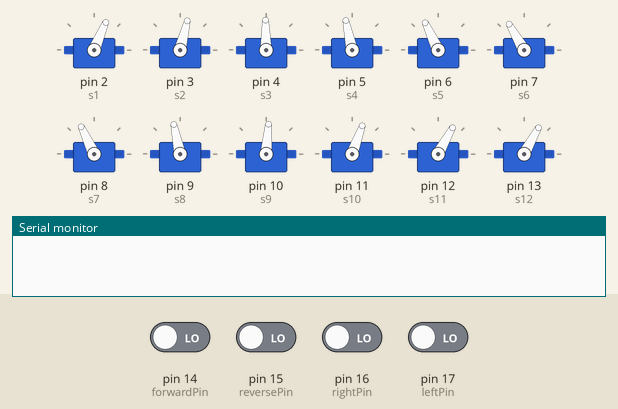
Simulated run of this sketch. Board: Arduino Uno, built with avr-gcc and run on an emulated ATmega328P. On the bench: 12 × servo, the last lines printed to the serial monitor. Inputs (shaded band) come from the test bench; at power-on: pin 14 (forwardPin), pin 15 (reversePin), pin 16 (rightPin), pin 17 (leftPin) LOW.

Above: at 6.2 s.
6.3 s: pin 14 (forwardPin) driven HIGH
At 6.46 s:
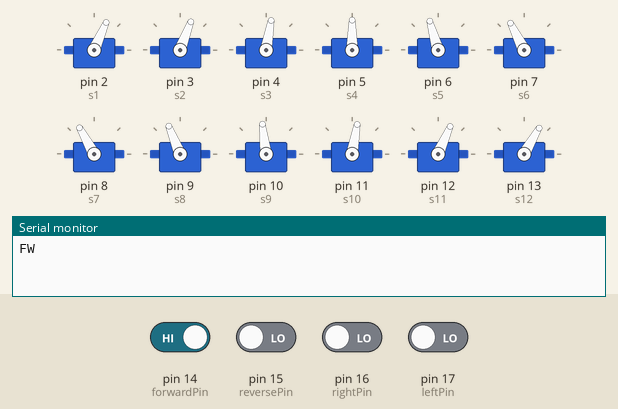
At 7.06 s:
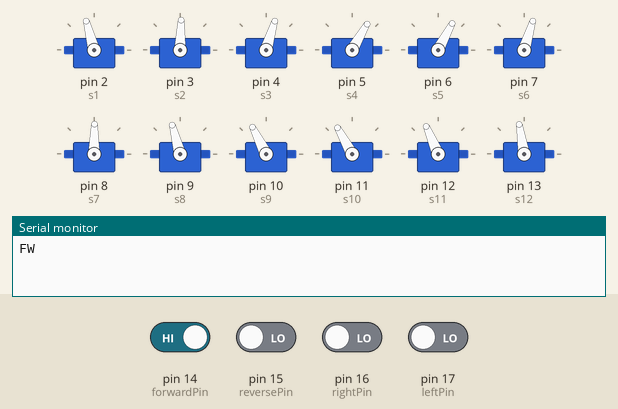
9.3 s: pin 15 (reversePin) driven HIGH
At 9.47 s:
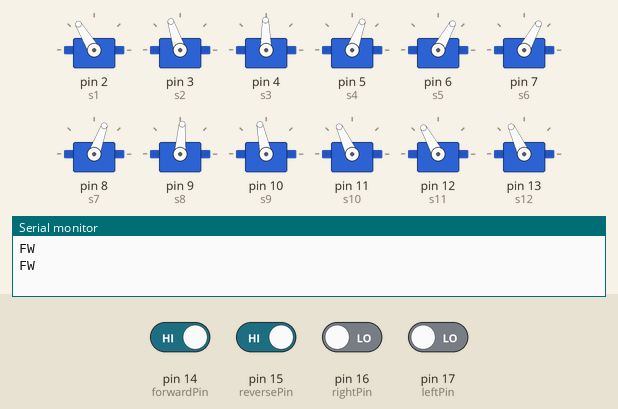
12.3 s: pin 14 (forwardPin) driven LOW and pin 15 (reversePin) driven LOW and pin 16 (rightPin) driven HIGH and pin 17 (leftPin) driven HIGH
At 13.08 s:
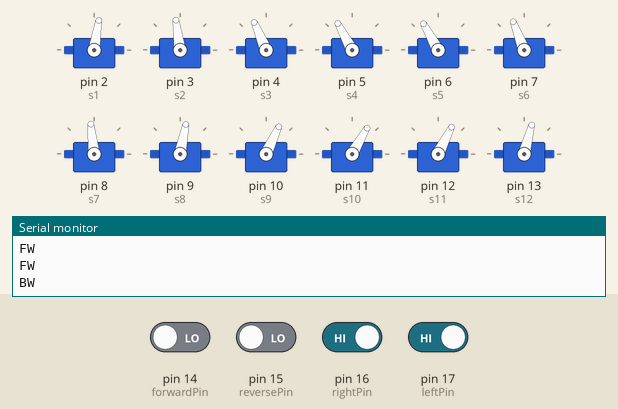
15.3 s: pin 15 (reversePin) driven HIGH and pin 16 (rightPin) driven LOW
18.3 s: pin 15 (reversePin) driven LOW
21.3 s: pin 16 (rightPin) driven HIGH
Timing chart, 0 to 24.2 s (numbered marks = the images above; inputs shaded):
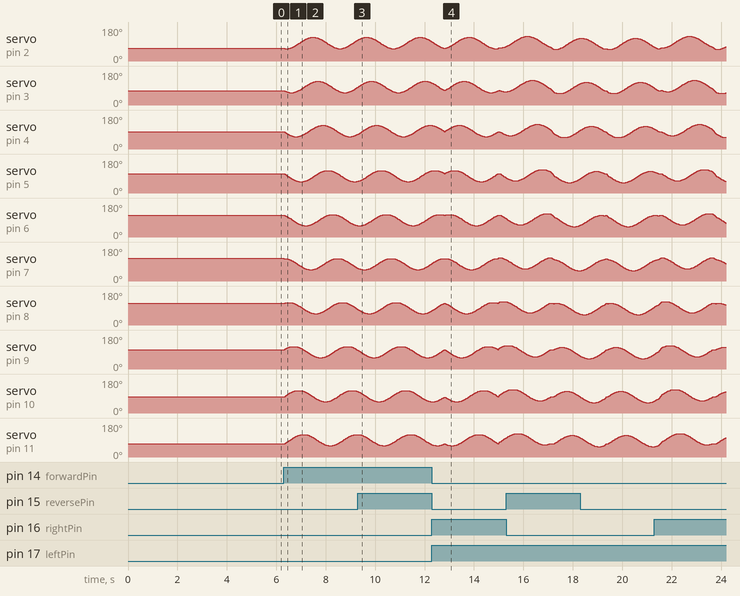

The sketch:

Serpentine.ino
```cpp
#include <Servo.h>

// Define servo objects for the snake segments
Servo s1;
Servo s2;
Servo s3;
Servo s4;
Servo s5;
Servo s6;
Servo s7;
Servo s8;
Servo s9;
Servo s10;
Servo s11;
Servo s12;

// Define variables
int forwardPin = 14;  // Remote control movement pins
int reversePin = 15;
int rightPin = 16;
int leftPin = 17;

int forwardVal = 0;  // Remote control variables
int reverseVal = 0;
int rightVal = 0;
int leftVal = 0;

int counter = 0; // Loop counter variable
float lag = .5712; // Phase lag between segments
int frequency = 1; // Oscillation frequency of segments.
int amplitude = 30; // Amplitude of the serpentine motion of the snake
int rightOffset = 5; // Right turn offset
int leftOffset = -5; // Left turn offset
int offset = 6; // Variable to correct servos that are not exactly centered
int delayTime = 3; // Delay between limb movements
int startPause = 5000;  // Delay time to position robot
int test = -3; // Test varialble takes values from -6 to +5

void setup()
{

  Serial.begin(9600);
// Set movement pins as inputs
  pinMode(forwardPin, INPUT);
  pinMode(reversePin, INPUT);
  pinMode(rightPin, INPUT);
  pinMode(leftPin, INPUT);

// Set movement pins to low
  digitalWrite(forwardPin, LOW);
  digitalWrite(reversePin, LOW);
  digitalWrite(rightPin, LOW);
  digitalWrite(leftPin, LOW);

// Attach segments to pins
   s1.attach(2);
   s2.attach(3);
   s3.attach(4);
   s4.attach(5);
   s5.attach(6);
   s6.attach(7);
   s7.attach(8);
   s8.attach(9);
   s9.attach(10);
   s10.attach(11);
   s11.attach(12);
   s12.attach(13);

// Put snake in starting position
   s1.write(90+offset+amplitude*cos(5*lag));
   s2.write(90+offset+amplitude*cos(4*lag));
   s3.write(90+offset+amplitude*cos(3*lag));
   s4.write(90+amplitude*cos(2*lag));
   s5.write(90+amplitude*cos(1*lag));
   s6.write(90+amplitude*cos(0*lag));
   s7.write(90+amplitude*cos(-1*lag));
   s8.write(90+amplitude*cos(-2*lag));
   s9.write(90+amplitude*cos(-3*lag));
   s10.write(90+amplitude*cos(-4*lag));
   s11.write(90+amplitude*cos(-5*lag));
   s12.write(90+amplitude*cos(-6*lag));


  delay(startPause);  // Pause to position robot
}


void loop()
{
//  Read movement pins
  forwardVal = digitalRead(forwardPin);
  reverseVal = digitalRead(reversePin);
  rightVal = digitalRead(rightPin);
  leftVal = digitalRead(leftPin);

// Forward motion
  if (forwardVal == HIGH){
    Serial.println("FW");
    for(counter = 0; counter < 360; counter += 1)  {
      delay(delayTime);
      s1.write(90+offset+amplitude*cos(frequency*counter*3.14159/180+5*lag));
      s2.write(90+offset+amplitude*cos(frequency*counter*3.14159/180+4*lag));
      s3.write(90+offset+amplitude*cos(frequency*counter*3.14159/180+3*lag));
      s4.write(90+amplitude*cos(frequency*counter*3.14159/180+2*lag));
      s5.write(90+amplitude*cos(frequency*counter*3.14159/180+1*lag));
      s6.write(90+amplitude*cos(frequency*counter*3.14159/180+0*lag));
      s7.write(90+amplitude*cos(frequency*counter*3.14159/180-1*lag));
      s8.write(90+amplitude*cos(frequency*counter*3.14159/180-2*lag));
      s9.write(90+amplitude*cos(frequency*counter*3.14159/180-3*lag));
      s10.write(90+amplitude*cos(frequency*counter*3.14159/180-4*lag));
      s11.write(90+amplitude*cos(frequency*counter*3.14159/180-5*lag));
      s12.write(90+amplitude*cos(frequency*counter*3.14159/180-6*lag));
    }
  }

// Reverse motion
  if (reverseVal == HIGH){
    Serial.println("BW");
    for(counter = 360; counter > 0; counter -= 1)  {
      delay(delayTime);
      s1.write(90+offset+amplitude*cos(frequency*counter*3.14159/180+5*lag));
      s2.write(90+offset+amplitude*cos(frequency*counter*3.14159/180+4*lag));
      s3.write(90+offset+amplitude*cos(frequency*counter*3.14159/180+3*lag));
      s4.write(90+amplitude*cos(frequency*counter*3.14159/180+2*lag));
      s5.write(90+amplitude*cos(frequency*counter*3.14159/180+1*lag));
      s6.write(90+amplitude*cos(frequency*counter*3.14159/180+0*lag));
      s7.write(90+amplitude*cos(frequency*counter*3.14159/180-1*lag));
      s8.write(90+amplitude*cos(frequency*counter*3.14159/180-2*lag));
      s9.write(90+amplitude*cos(frequency*counter*3.14159/180-3*lag));
      s10.write(90+amplitude*cos(frequency*counter*3.14159/180-4*lag));
      s11.write(90+amplitude*cos(frequency*counter*3.14159/180-5*lag));
      s12.write(90+amplitude*cos(frequency*counter*3.14159/180-6*lag));
    }
  }

// Right turn
  if (rightVal == HIGH){
// Ramp up turn offset
  Serial.println("RT");
    for(counter = 0; counter < 10; counter += 1)  {
      delay(delayTime);
      s1.write(90+offset+.1*counter*rightOffset+amplitude*cos(frequency*counter*3.14159/180+5*lag));
      s2.write(90+offset+.1*counter*rightOffset+amplitude*cos(frequency*counter*3.14159/180+4*lag));
      s3.write(90+offset+.1*counter*rightOffset+amplitude*cos(frequency*counter*3.14159/180+3*lag));
      s4.write(90+.1*counter*rightOffset+amplitude*cos(frequency*counter*3.14159/180+2*lag));
      s5.write(90+.1*counter*rightOffset+amplitude*cos(frequency*counter*3.14159/180+1*lag));
      s6.write(90+.1*counter*rightOffset+amplitude*cos(frequency*counter*3.14159/180+0*lag));
      s7.write(90+.1*counter*rightOffset+amplitude*cos(frequency*counter*3.14159/180-1*lag));
      s8.write(90+.1*counter*rightOffset+amplitude*cos(frequency*counter*3.14159/180-2*lag));
      s9.write(90+.1*counter*rightOffset+amplitude*cos(frequency*counter*3.14159/180-3*lag));
      s10.write(90+.1*counter*rightOffset+amplitude*cos(frequency*counter*3.14159/180-4*lag));
      s11.write(90+.1*counter*rightOffset+amplitude*cos(frequency*counter*3.14159/180-5*lag));
      s12.write(90+.1*counter*rightOffset+amplitude*cos(frequency*counter*3.14159/180-6*lag));
    }
// Continue right turn
    for(counter = 11; counter < 350; counter += 1)  {
      delay(delayTime);
      s1.write(90+offset+rightOffset+amplitude*cos(frequency*counter*3.14159/180+5*lag));
      s2.write(90+offset+rightOffset+amplitude*cos(frequency*counter*3.14159/180+4*lag));
      s3.write(90+offset+rightOffset+amplitude*cos(frequency*counter*3.14159/180+3*lag));
      s4.write(90+rightOffset+amplitude*cos(frequency*counter*3.14159/180+2*lag));
      s5.write(90+rightOffset+amplitude*cos(frequency*counter*3.14159/180+1*lag));
      s6.write(90+rightOffset+amplitude*cos(frequency*counter*3.14159/180+0*lag));
      s7.write(90+rightOffset+amplitude*cos(frequency*counter*3.14159/180-1*lag));
      s8.write(90+rightOffset+amplitude*cos(frequency*counter*3.14159/180-2*lag));
      s9.write(90+rightOffset+amplitude*cos(frequency*counter*3.14159/180-3*lag));
      s10.write(90+rightOffset+amplitude*cos(frequency*counter*3.14159/180-4*lag));
      s11.write(90+rightOffset+amplitude*cos(frequency*counter*3.14159/180-5*lag));
      s12.write(90+rightOffset+amplitude*cos(frequency*counter*3.14159/180-6*lag));
    }
// Ramp down turn offset
    for(counter = 350; counter < 360; counter += 1)  {
      delay(delayTime);
      s1.write(90+offset+.1*(360-counter)*rightOffset+amplitude*cos(frequency*counter*3.14159/180+5*lag));
      s2.write(90+offset+.1*(360-counter)*rightOffset+amplitude*cos(frequency*counter*3.14159/180+4*lag));
      s3.write(90+offset+.1*(360-counter)*rightOffset+amplitude*cos(frequency*counter*3.14159/180+3*lag));
      s4.write(90+.1*(360-counter)*rightOffset+amplitude*cos(frequency*counter*3.14159/180+2*lag));
      s5.write(90+.1*(360-counter)*rightOffset+amplitude*cos(frequency*counter*3.14159/180+1*lag));
      s6.write(90+.1*(360-counter)*rightOffset+amplitude*cos(frequency*counter*3.14159/180+0*lag));
      s7.write(90+.1*(360-counter)*rightOffset+amplitude*cos(frequency*counter*3.14159/180-1*lag));
      s8.write(90+.1*(360-counter)*rightOffset+amplitude*cos(frequency*counter*3.14159/180-2*lag));
      s9.write(90+.1*(360-counter)*rightOffset+amplitude*cos(frequency*counter*3.14159/180-3*lag));
      s10.write(90+.1*(360-counter)*rightOffset+amplitude*cos(frequency*counter*3.14159/180-4*lag));
      s11.write(90+.1*(360-counter)*rightOffset+amplitude*cos(frequency*counter*3.14159/180-5*lag));
      s12.write(90+.1*(360-counter)*rightOffset+amplitude*cos(frequency*counter*3.14159/180-6*lag));
    }
  }

// Left turn
  if (leftVal == HIGH){
// Ramp up turn offset
  Serial.println("LT");
    for(counter = 0; counter < 10; counter += 1)  {
      delay(delayTime);
      s1.write(90+offset+.1*counter*leftOffset+amplitude*cos(frequency*counter*3.14159/180+5*lag));
      s2.write(90+offset+.1*counter*leftOffset+amplitude*cos(frequency*counter*3.14159/180+4*lag));
      s3.write(90+offset+.1*counter*leftOffset+amplitude*cos(frequency*counter*3.14159/180+3*lag));
      s4.write(90+.1*counter*leftOffset+amplitude*cos(frequency*counter*3.14159/180+2*lag));
      s5.write(90+.1*counter*leftOffset+amplitude*cos(frequency*counter*3.14159/180+1*lag));
      s6.write(90+.1*counter*leftOffset+amplitude*cos(frequency*counter*3.14159/180+0*lag));
      s7.write(90+.1*counter*leftOffset+amplitude*cos(frequency*counter*3.14159/180-1*lag));
      s8.write(90+.1*counter*leftOffset+amplitude*cos(frequency*counter*3.14159/180-2*lag));
      s9.write(90+.1*counter*leftOffset+amplitude*cos(frequency*counter*3.14159/180-3*lag));
      s10.write(90+.1*counter*leftOffset+amplitude*cos(frequency*counter*3.14159/180-4*lag));
      s11.write(90+.1*counter*leftOffset+amplitude*cos(frequency*counter*3.14159/180-5*lag));
      s12.write(90+.1*counter*leftOffset+amplitude*cos(frequency*counter*3.14159/180-6*lag));
    }
// Continue left turn
    for(counter = 11; counter < 350; counter += 1)  {
      delay(delayTime);
      s1.write(90+offset+leftOffset+amplitude*cos(frequency*counter*3.14159/180+5*lag));
      s2.write(90+offset+leftOffset+amplitude*cos(frequency*counter*3.14159/180+4*lag));
      s3.write(90+offset+leftOffset+amplitude*cos(frequency*counter*3.14159/180+3*lag));
      s4.write(90+leftOffset+amplitude*cos(frequency*counter*3.14159/180+2*lag));
      s5.write(90+leftOffset+amplitude*cos(frequency*counter*3.14159/180+1*lag));
      s6.write(90+leftOffset+amplitude*cos(frequency*counter*3.14159/180+0*lag));
      s7.write(90+leftOffset+amplitude*cos(frequency*counter*3.14159/180-1*lag));
      s8.write(90+leftOffset+amplitude*cos(frequency*counter*3.14159/180-2*lag));
      s9.write(90+leftOffset+amplitude*cos(frequency*counter*3.14159/180-3*lag));
      s10.write(90+leftOffset+amplitude*cos(frequency*counter*3.14159/180-4*lag));
      s11.write(90+leftOffset+amplitude*cos(frequency*counter*3.14159/180-5*lag));
      s12.write(90+leftOffset+amplitude*cos(frequency*counter*3.14159/180-6*lag));
    }
// Ramp down turn offset
    for(counter = 350; counter < 360; counter += 1)  {
      delay(delayTime);
      s1.write(90+offset+.1*(360-counter)*leftOffset+amplitude*cos(frequency*counter*3.14159/180+5*lag));
      s2.write(90+offset+.1*(360-counter)*leftOffset+amplitude*cos(frequency*counter*3.14159/180+4*lag));
      s3.write(90+offset+.1*(360-counter)*leftOffset+amplitude*cos(frequency*counter*3.14159/180+3*lag));
      s4.write(90+.1*(360-counter)*leftOffset+amplitude*cos(frequency*counter*3.14159/180+2*lag));
      s5.write(90+.1*(360-counter)*leftOffset+amplitude*cos(frequency*counter*3.14159/180+1*lag));
      s6.write(90+.1*(360-counter)*leftOffset+amplitude*cos(frequency*counter*3.14159/180+0*lag));
      s7.write(90+.1*(360-counter)*leftOffset+amplitude*cos(frequency*counter*3.14159/180-1*lag));
      s8.write(90+.1*(360-counter)*leftOffset+amplitude*cos(frequency*counter*3.14159/180-2*lag));
      s9.write(90+.1*(360-counter)*leftOffset+amplitude*cos(frequency*counter*3.14159/180-3*lag));
      s10.write(90+.1*(360-counter)*leftOffset+amplitude*cos(frequency*counter*3.14159/180-4*lag));
      s11.write(90+.1*(360-counter)*leftOffset+amplitude*cos(frequency*counter*3.14159/180-5*lag));
      s12.write(90+.1*(360-counter)*leftOffset+amplitude*cos(frequency*counter*3.14159/180-6*lag));
    }
  }

}
```
